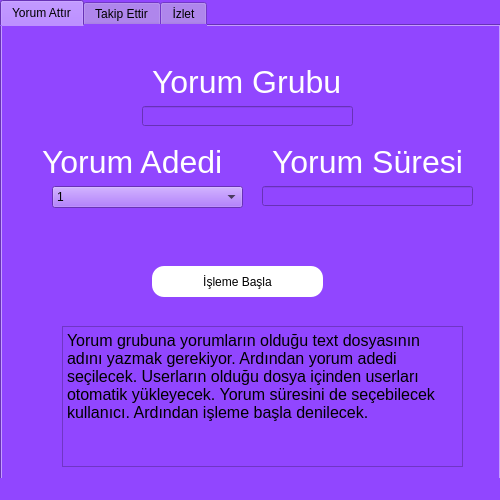
<?xml version="1.0" encoding="UTF-8"?>
<ui version="4.0">
 <class>MainWindow</class>
 <widget class="QMainWindow" name="MainWindow">
  <property name="windowModality">
   <enum>Qt::ApplicationModal</enum>
  </property>
  <property name="geometry">
   <rect>
    <x>0</x>
    <y>0</y>
    <width>500</width>
    <height>500</height>
   </rect>
  </property>
  <property name="sizePolicy">
   <sizepolicy hsizetype="Minimum" vsizetype="Minimum">
    <horstretch>0</horstretch>
    <verstretch>0</verstretch>
   </sizepolicy>
  </property>
  <property name="minimumSize">
   <size>
    <width>500</width>
    <height>500</height>
   </size>
  </property>
  <property name="maximumSize">
   <size>
    <width>500</width>
    <height>500</height>
   </size>
  </property>
  <property name="windowTitle">
   <string>Twitch Bot</string>
  </property>
  <property name="styleSheet">
   <string notr="true">background-color: #9146FF</string>
  </property>
  <widget class="QWidget" name="centralwidget">
   <widget class="QTabWidget" name="tabWidget">
    <property name="geometry">
     <rect>
      <x>0</x>
      <y>0</y>
      <width>501</width>
      <height>491</height>
     </rect>
    </property>
    <property name="currentIndex">
     <number>0</number>
    </property>
    <widget class="QWidget" name="tab_3">
     <attribute name="title">
      <string>Yorum Attır</string>
     </attribute>
     <widget class="QLabel" name="label_2">
      <property name="geometry">
       <rect>
        <x>40</x>
        <y>120</y>
        <width>211</width>
        <height>31</height>
       </rect>
      </property>
      <property name="styleSheet">
       <string notr="true">font-size: 32px;
color: white;</string>
      </property>
      <property name="text">
       <string>Yorum Adedi</string>
      </property>
     </widget>
     <widget class="QLabel" name="label_3">
      <property name="geometry">
       <rect>
        <x>150</x>
        <y>40</y>
        <width>191</width>
        <height>31</height>
       </rect>
      </property>
      <property name="styleSheet">
       <string notr="true">font-size: 32px;
color: white;</string>
      </property>
      <property name="text">
       <string>Yorum Grubu</string>
      </property>
     </widget>
     <widget class="QPushButton" name="pushButton">
      <property name="geometry">
       <rect>
        <x>150</x>
        <y>240</y>
        <width>171</width>
        <height>31</height>
       </rect>
      </property>
      <property name="styleSheet">
       <string notr="true">border-radius: 12px;
background-color: white;</string>
      </property>
      <property name="text">
       <string>İşleme Başla</string>
      </property>
     </widget>
     <widget class="QLabel" name="label_10">
      <property name="geometry">
       <rect>
        <x>270</x>
        <y>120</y>
        <width>211</width>
        <height>31</height>
       </rect>
      </property>
      <property name="styleSheet">
       <string notr="true">font-size: 32px;
color: white;</string>
      </property>
      <property name="text">
       <string>Yorum Süresi</string>
      </property>
     </widget>
     <widget class="QLineEdit" name="lineEdit_3">
      <property name="geometry">
       <rect>
        <x>260</x>
        <y>160</y>
        <width>211</width>
        <height>20</height>
       </rect>
      </property>
     </widget>
     <widget class="QComboBox" name="comboBox_5">
      <property name="geometry">
       <rect>
        <x>50</x>
        <y>160</y>
        <width>191</width>
        <height>22</height>
       </rect>
      </property>
      <item>
       <property name="text">
        <string>1</string>
       </property>
      </item>
      <item>
       <property name="text">
        <string>2</string>
       </property>
      </item>
      <item>
       <property name="text">
        <string>3</string>
       </property>
      </item>
      <item>
       <property name="text">
        <string>4</string>
       </property>
      </item>
      <item>
       <property name="text">
        <string>5</string>
       </property>
      </item>
      <item>
       <property name="text">
        <string>10</string>
       </property>
      </item>
      <item>
       <property name="text">
        <string>15</string>
       </property>
      </item>
      <item>
       <property name="text">
        <string>20</string>
       </property>
      </item>
      <item>
       <property name="text">
        <string>25</string>
       </property>
      </item>
      <item>
       <property name="text">
        <string>30</string>
       </property>
      </item>
      <item>
       <property name="text">
        <string>35</string>
       </property>
      </item>
      <item>
       <property name="text">
        <string>40</string>
       </property>
      </item>
      <item>
       <property name="text">
        <string>45</string>
       </property>
      </item>
      <item>
       <property name="text">
        <string>50</string>
       </property>
      </item>
     </widget>
     <widget class="QLineEdit" name="lineEdit_4">
      <property name="geometry">
       <rect>
        <x>140</x>
        <y>80</y>
        <width>211</width>
        <height>20</height>
       </rect>
      </property>
     </widget>
     <widget class="QPlainTextEdit" name="plainTextEdit">
      <property name="geometry">
       <rect>
        <x>60</x>
        <y>300</y>
        <width>401</width>
        <height>141</height>
       </rect>
      </property>
      <property name="font">
       <font>
        <pointsize>12</pointsize>
       </font>
      </property>
      <property name="layoutDirection">
       <enum>Qt::LeftToRight</enum>
      </property>
      <property name="plainText">
       <string>Yorum grubuna yorumların olduğu text dosyasının adını yazmak gerekiyor. Ardından yorum adedi seçilecek. Userların olduğu dosya içinden userları otomatik yükleyecek. Yorum süresini de seçebilecek kullanıcı. Ardından işleme başla denilecek.</string>
      </property>
     </widget>
    </widget>
    <widget class="QWidget" name="tab">
     <attribute name="title">
      <string>Takip Ettir</string>
     </attribute>
     <widget class="QPushButton" name="pushButton_2">
      <property name="geometry">
       <rect>
        <x>170</x>
        <y>230</y>
        <width>171</width>
        <height>31</height>
       </rect>
      </property>
      <property name="styleSheet">
       <string notr="true">border-radius: 12px;
background-color: white;</string>
      </property>
      <property name="text">
       <string>İşleme Başla</string>
      </property>
     </widget>
     <widget class="QComboBox" name="comboBox_3">
      <property name="geometry">
       <rect>
        <x>60</x>
        <y>160</y>
        <width>371</width>
        <height>22</height>
       </rect>
      </property>
      <item>
       <property name="text">
        <string>Tümü</string>
       </property>
      </item>
      <item>
       <property name="text">
        <string>Kadınlar</string>
       </property>
      </item>
      <item>
       <property name="text">
        <string>Erkekler</string>
       </property>
      </item>
     </widget>
     <widget class="QLabel" name="label_5">
      <property name="geometry">
       <rect>
        <x>40</x>
        <y>100</y>
        <width>411</width>
        <height>31</height>
       </rect>
      </property>
      <property name="styleSheet">
       <string notr="true">font-size: 32px;
color: white;</string>
      </property>
      <property name="text">
       <string>Takip Ettirelecek Kullanıcılar</string>
      </property>
     </widget>
    </widget>
    <widget class="QWidget" name="tab_2">
     <attribute name="title">
      <string>İzlet</string>
     </attribute>
     <widget class="QLabel" name="label_7">
      <property name="geometry">
       <rect>
        <x>90</x>
        <y>100</y>
        <width>411</width>
        <height>31</height>
       </rect>
      </property>
      <property name="styleSheet">
       <string notr="true">font-size: 32px;
color: white;</string>
      </property>
      <property name="text">
       <string>İzletilecek Kullanıcılar</string>
      </property>
     </widget>
     <widget class="QComboBox" name="comboBox_4">
      <property name="geometry">
       <rect>
        <x>60</x>
        <y>150</y>
        <width>371</width>
        <height>22</height>
       </rect>
      </property>
      <item>
       <property name="text">
        <string>1 Saat</string>
       </property>
      </item>
      <item>
       <property name="text">
        <string>2 Saat</string>
       </property>
      </item>
      <item>
       <property name="text">
        <string>3 Saat</string>
       </property>
      </item>
      <item>
       <property name="text">
        <string>Tüm Yayın</string>
       </property>
      </item>
     </widget>
     <widget class="QPushButton" name="pushButton_3">
      <property name="geometry">
       <rect>
        <x>160</x>
        <y>280</y>
        <width>171</width>
        <height>31</height>
       </rect>
      </property>
      <property name="styleSheet">
       <string notr="true">border-radius: 12px;
background-color: white;</string>
      </property>
      <property name="text">
       <string>İşleme Başla</string>
      </property>
     </widget>
     <widget class="QLineEdit" name="lineEdit_2">
      <property name="geometry">
       <rect>
        <x>110</x>
        <y>240</y>
        <width>271</width>
        <height>20</height>
       </rect>
      </property>
     </widget>
     <widget class="QLabel" name="label_9">
      <property name="geometry">
       <rect>
        <x>200</x>
        <y>190</y>
        <width>211</width>
        <height>31</height>
       </rect>
      </property>
      <property name="styleSheet">
       <string notr="true">font-size: 32px;
color: white;</string>
      </property>
      <property name="text">
       <string>Adet</string>
      </property>
     </widget>
    </widget>
   </widget>
  </widget>
  <widget class="QStatusBar" name="statusbar"/>
 </widget>
 <resources/>
 <connections/>
</ui>
